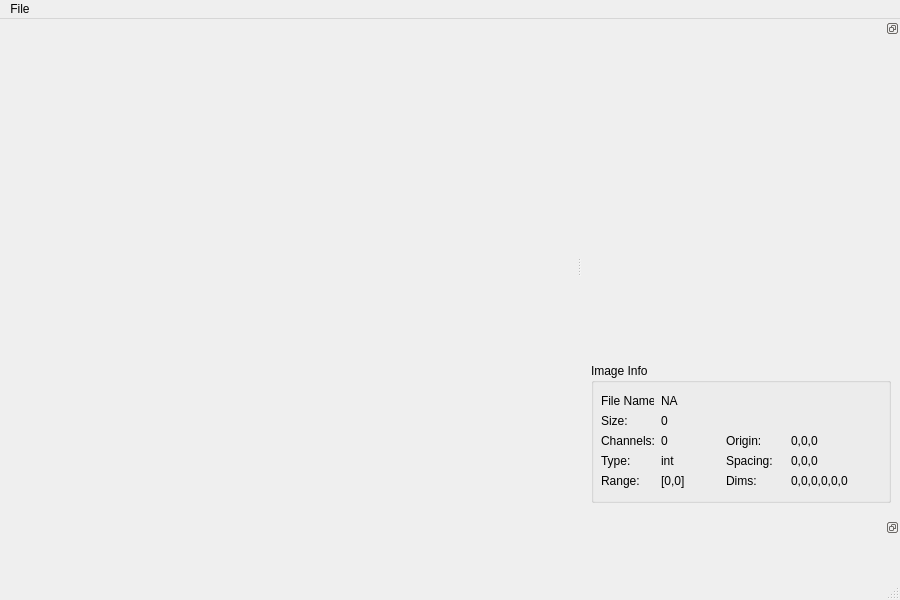
<?xml version="1.0" encoding="UTF-8"?>
<ui version="4.0">
 <class>QMainBirchWindow</class>
 <widget class="QMainWindow" name="QMainBirchWindow">
  <property name="geometry">
   <rect>
    <x>0</x>
    <y>0</y>
    <width>900</width>
    <height>600</height>
   </rect>
  </property>
  <property name="windowTitle">
   <string>Birch Image Viewer</string>
  </property>
  <widget class="QWidget" name="centralwidget">
   <property name="sizePolicy">
    <sizepolicy hsizetype="Expanding" vsizetype="Expanding">
     <horstretch>0</horstretch>
     <verstretch>0</verstretch>
    </sizepolicy>
   </property>
   <layout class="QVBoxLayout" name="verticalLayout">
    <item>
     <widget class="QVTKWidget" name="imageView">
      <property name="sizePolicy">
       <sizepolicy hsizetype="Expanding" vsizetype="Expanding">
        <horstretch>0</horstretch>
        <verstretch>0</verstretch>
       </sizepolicy>
      </property>
     </widget>
    </item>
   </layout>
  </widget>
  <widget class="QDockWidget" name="dockWidget2">
   <property name="sizePolicy">
    <sizepolicy hsizetype="Preferred" vsizetype="Preferred">
     <horstretch>0</horstretch>
     <verstretch>0</verstretch>
    </sizepolicy>
   </property>
   <property name="minimumSize">
    <size>
     <width>57</width>
     <height>60</height>
    </size>
   </property>
   <property name="maximumSize">
    <size>
     <width>524287</width>
     <height>60</height>
    </size>
   </property>
   <property name="features">
    <set>QDockWidget::DockWidgetFloatable</set>
   </property>
   <property name="allowedAreas">
    <set>Qt::BottomDockWidgetArea</set>
   </property>
   <attribute name="dockWidgetArea">
    <number>8</number>
   </attribute>
   <widget class="QWidget" name="dockWidgetContents_3">
    <layout class="QVBoxLayout" name="verticalLayout_4">
     <item>
      <widget class="vtkBirchQFramePlayerWidget" name="framePlayerWidget" native="true">
       <property name="minimumSize">
        <size>
         <width>0</width>
         <height>30</height>
        </size>
       </property>
       <property name="maximumSize">
        <size>
         <width>16777215</width>
         <height>30</height>
        </size>
       </property>
      </widget>
     </item>
    </layout>
   </widget>
  </widget>
  <widget class="QMenuBar" name="menubar">
   <property name="enabled">
    <bool>true</bool>
   </property>
   <property name="geometry">
    <rect>
     <x>0</x>
     <y>0</y>
     <width>900</width>
     <height>21</height>
    </rect>
   </property>
   <property name="mouseTracking">
    <bool>true</bool>
   </property>
   <property name="acceptDrops">
    <bool>false</bool>
   </property>
   <widget class="QMenu" name="menuFile">
    <property name="title">
     <string>File</string>
    </property>
    <addaction name="actionOpen"/>
    <addaction name="actionExit"/>
   </widget>
   <addaction name="menuFile"/>
  </widget>
  <widget class="QStatusBar" name="statusbar"/>
  <widget class="QDockWidget" name="dockWidget">
   <property name="minimumSize">
    <size>
     <width>314</width>
     <height>190</height>
    </size>
   </property>
   <property name="features">
    <set>QDockWidget::DockWidgetFloatable|QDockWidget::DockWidgetMovable</set>
   </property>
   <property name="allowedAreas">
    <set>Qt::LeftDockWidgetArea|Qt::RightDockWidgetArea</set>
   </property>
   <attribute name="dockWidgetArea">
    <number>2</number>
   </attribute>
   <widget class="QWidget" name="dockWidgetContents_2">
    <layout class="QVBoxLayout" name="verticalLayout_3">
     <item>
      <widget class="QVTKWidget" name="histogramView"/>
     </item>
     <item>
      <widget class="QGroupBox" name="imageInfoBox">
       <property name="sizePolicy">
        <sizepolicy hsizetype="Preferred" vsizetype="Fixed">
         <horstretch>0</horstretch>
         <verstretch>0</verstretch>
        </sizepolicy>
       </property>
       <property name="minimumSize">
        <size>
         <width>300</width>
         <height>140</height>
        </size>
       </property>
       <property name="maximumSize">
        <size>
         <width>16777215</width>
         <height>140</height>
        </size>
       </property>
       <property name="title">
        <string>Image Info</string>
       </property>
       <widget class="QLabel" name="label">
        <property name="geometry">
         <rect>
          <x>10</x>
          <y>70</y>
          <width>61</width>
          <height>16</height>
         </rect>
        </property>
        <property name="text">
         <string>Channels:</string>
        </property>
        <property name="textInteractionFlags">
         <set>Qt::NoTextInteraction</set>
        </property>
       </widget>
       <widget class="QLabel" name="label_2">
        <property name="geometry">
         <rect>
          <x>135</x>
          <y>70</y>
          <width>55</width>
          <height>15</height>
         </rect>
        </property>
        <property name="text">
         <string>Origin:</string>
        </property>
        <property name="textInteractionFlags">
         <set>Qt::NoTextInteraction</set>
        </property>
       </widget>
       <widget class="QLabel" name="label_3">
        <property name="geometry">
         <rect>
          <x>135</x>
          <y>90</y>
          <width>55</width>
          <height>15</height>
         </rect>
        </property>
        <property name="text">
         <string>Spacing:</string>
        </property>
        <property name="textInteractionFlags">
         <set>Qt::NoTextInteraction</set>
        </property>
       </widget>
       <widget class="QLabel" name="label_4">
        <property name="geometry">
         <rect>
          <x>135</x>
          <y>110</y>
          <width>55</width>
          <height>15</height>
         </rect>
        </property>
        <property name="text">
         <string>Dims:</string>
        </property>
        <property name="textInteractionFlags">
         <set>Qt::NoTextInteraction</set>
        </property>
       </widget>
       <widget class="QLabel" name="label_5">
        <property name="geometry">
         <rect>
          <x>10</x>
          <y>90</y>
          <width>55</width>
          <height>15</height>
         </rect>
        </property>
        <property name="text">
         <string>Type:</string>
        </property>
        <property name="textInteractionFlags">
         <set>Qt::NoTextInteraction</set>
        </property>
       </widget>
       <widget class="QLabel" name="label_6">
        <property name="geometry">
         <rect>
          <x>10</x>
          <y>110</y>
          <width>55</width>
          <height>15</height>
         </rect>
        </property>
        <property name="frameShape">
         <enum>QFrame::NoFrame</enum>
        </property>
        <property name="frameShadow">
         <enum>QFrame::Plain</enum>
        </property>
        <property name="text">
         <string>Range:</string>
        </property>
       </widget>
       <widget class="QLabel" name="label_7">
        <property name="geometry">
         <rect>
          <x>70</x>
          <y>70</y>
          <width>61</width>
          <height>16</height>
         </rect>
        </property>
        <property name="text">
         <string>0</string>
        </property>
       </widget>
       <widget class="QLabel" name="label_8">
        <property name="geometry">
         <rect>
          <x>200</x>
          <y>70</y>
          <width>150</width>
          <height>15</height>
         </rect>
        </property>
        <property name="text">
         <string>0,0,0</string>
        </property>
       </widget>
       <widget class="QLabel" name="label_9">
        <property name="geometry">
         <rect>
          <x>200</x>
          <y>90</y>
          <width>150</width>
          <height>15</height>
         </rect>
        </property>
        <property name="text">
         <string>0,0,0</string>
        </property>
       </widget>
       <widget class="QLabel" name="label_10">
        <property name="geometry">
         <rect>
          <x>200</x>
          <y>110</y>
          <width>150</width>
          <height>16</height>
         </rect>
        </property>
        <property name="text">
         <string>0,0,0,0,0,0</string>
        </property>
       </widget>
       <widget class="QLabel" name="label_11">
        <property name="geometry">
         <rect>
          <x>70</x>
          <y>90</y>
          <width>61</width>
          <height>16</height>
         </rect>
        </property>
        <property name="text">
         <string>int</string>
        </property>
       </widget>
       <widget class="QLabel" name="label_12">
        <property name="geometry">
         <rect>
          <x>70</x>
          <y>110</y>
          <width>61</width>
          <height>16</height>
         </rect>
        </property>
        <property name="text">
         <string>[0,0]</string>
        </property>
       </widget>
       <widget class="QLabel" name="label_13">
        <property name="geometry">
         <rect>
          <x>10</x>
          <y>30</y>
          <width>53</width>
          <height>15</height>
         </rect>
        </property>
        <property name="text">
         <string>File Name:</string>
        </property>
       </widget>
       <widget class="QLabel" name="label_14">
        <property name="geometry">
         <rect>
          <x>70</x>
          <y>30</y>
          <width>281</width>
          <height>16</height>
         </rect>
        </property>
        <property name="text">
         <string>NA</string>
        </property>
       </widget>
       <widget class="QLabel" name="label_15">
        <property name="geometry">
         <rect>
          <x>10</x>
          <y>50</y>
          <width>53</width>
          <height>15</height>
         </rect>
        </property>
        <property name="text">
         <string>Size:</string>
        </property>
       </widget>
       <widget class="QLabel" name="label_16">
        <property name="geometry">
         <rect>
          <x>70</x>
          <y>50</y>
          <width>271</width>
          <height>16</height>
         </rect>
        </property>
        <property name="text">
         <string>0</string>
        </property>
       </widget>
      </widget>
     </item>
    </layout>
   </widget>
  </widget>
  <action name="actionOpen">
   <property name="text">
    <string>&amp;Open</string>
   </property>
  </action>
  <action name="actionExit">
   <property name="text">
    <string>&amp;Exit</string>
   </property>
  </action>
 </widget>
 <customwidgets>
  <customwidget>
   <class>QVTKWidget</class>
   <extends>QWidget</extends>
   <header>QVTKWidget.h</header>
   <container>1</container>
  </customwidget>
  <customwidget>
   <class>vtkBirchQFramePlayerWidget</class>
   <extends>QWidget</extends>
   <header>vtkBirchQFramePlayerWidget.h</header>
   <container>1</container>
  </customwidget>
 </customwidgets>
 <resources/>
 <connections/>
</ui>
